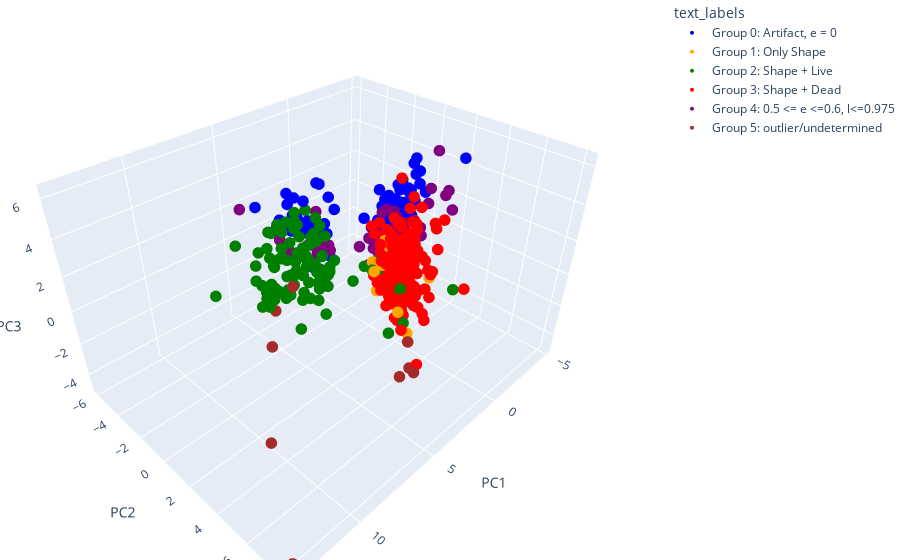

Write notebook code for a chart like this one.
### Code cell
import plotly.express as px

fig = px.scatter_3d(principalDf.sort_values(by = 'text_labels')
                    , x='PC1', y='PC2', z='PC3', color='text_labels',color_discrete_sequence=["blue", "orange","green","red","purple","brown"])

# tight layout

fig.update_traces(marker=dict(size=4),
                  selector=dict(mode='markers'))

fig.update_layout(margin=dict(l=0, r=0, b=0, t=0))
